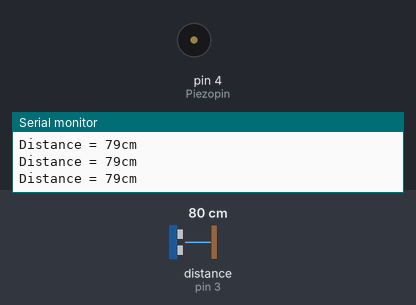
Bench run of a sketch on a simulated Arduino Uno, built with avr-gcc and run on an emulated ATmega328P. Shown: buzzer (waves = sounding, pin HIGH), the last lines printed to the serial monitor. Wiring (inferred from the names in the program): ultrasonic range finder: trigger pin 2; echo pin 3. Inputs (shaded band) come from the test bench; at power-on: distance to the obstacle (sensor on pin 3) 80 cm. The echo pulse lasts 58.3 µs per cm; pins used as bus, display or sensor lines are not drawn.

Above: at 1.2 s.
1.3 s: distance to the obstacle (sensor on pin 3) set to 45 cm
2.8 s: distance to the obstacle (sensor on pin 3) set to 39 cm
At 2.96 s:
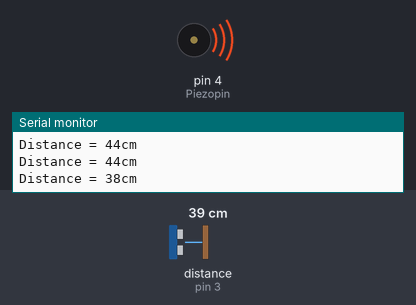
Timing chart, 0 to 11.8 s (numbered marks = the images above; inputs shaded):
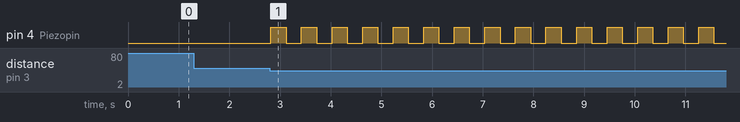

Measured:
- the behaviour switches between 42 and 41 cm on distance to the obstacle (sensor on pin 3) (found by bisection; images 0 and 1)
- after the input at 2.8 s, pin 4 (Piezopin): alternates HIGH for 0.30 s and LOW for 0.30 s, starting at once

The sketch:

t05.ino
```cpp
#define Trigpin 2
#define Echopin 3
#define Piezopin 4
long dur=0;

void setup() {
  // put your setup code here, to run once:
  Serial.begin(9600);
  pinMode(Trigpin,OUTPUT);
  pinMode(Echopin,INPUT);
  pinMode(Piezopin,OUTPUT);
}

void loop() {
  // put your main code here, to run repeatedly:
  digitalWrite(Trigpin,LOW);
  delayMicroseconds(2);
  digitalWrite(Trigpin,HIGH);
  delayMicroseconds(10);
  digitalWrite(Trigpin,LOW);

  dur=pulseIn(Echopin,HIGH);
  long dis_cm=0;
  dis_cm=distance(dur);
  Serial.print("Distance = ");
  Serial.print(dis_cm);
  Serial.println("cm");

  if(dis_cm<15.1){

      digitalWrite(Piezopin,HIGH);
  }
  else if(dis_cm<20.1){
    digitalWrite(Piezopin,HIGH);
    delay(150);
    digitalWrite(Piezopin,LOW);
    delay(150);
  }
  else if(dis_cm<40.1){
    digitalWrite(Piezopin,HIGH);
    delay(300);
    digitalWrite(Piezopin,LOW);
    delay(300);
  }
  //delay(250);
}

long distance(long time){
  long distanceCalc;
  distanceCalc  =((time*0.034)/2);
  return distanceCalc;
  }
```
